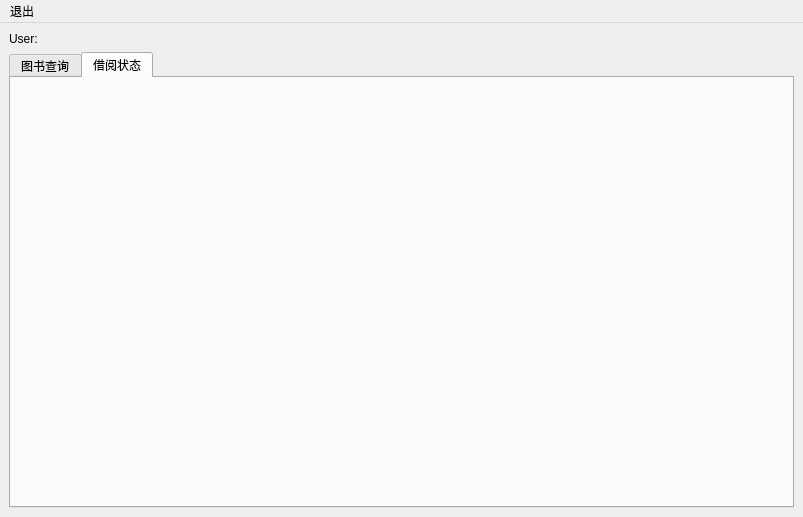
<?xml version="1.0" encoding="UTF-8"?>
<ui version="4.0">
 <class>UserMainWindow</class>
 <widget class="QMainWindow" name="UserMainWindow">
  <property name="geometry">
   <rect>
    <x>0</x>
    <y>0</y>
    <width>803</width>
    <height>517</height>
   </rect>
  </property>
  <property name="windowTitle">
   <string>普通用户</string>
  </property>
  <widget class="QWidget" name="centralwidget">
   <layout class="QGridLayout" name="gridLayout">
    <item row="0" column="0">
     <widget class="QLabel" name="userLabel">
      <property name="text">
       <string>User:</string>
      </property>
     </widget>
    </item>
    <item row="1" column="0">
     <widget class="QTabWidget" name="tabWidget">
      <property name="currentIndex">
       <number>1</number>
      </property>
      <widget class="BookQueryWidget" name="bookQueryTab">
       <attribute name="title">
        <string>图书查询</string>
       </attribute>
      </widget>
      <widget class="userLoanWidget" name="loanTab">
       <attribute name="title">
        <string>借阅状态</string>
       </attribute>
      </widget>
     </widget>
    </item>
   </layout>
  </widget>
  <widget class="QMenuBar" name="menubar">
   <property name="geometry">
    <rect>
     <x>0</x>
     <y>0</y>
     <width>803</width>
     <height>26</height>
    </rect>
   </property>
   <widget class="QMenu" name="menu">
    <property name="title">
     <string>退出</string>
    </property>
    <addaction name="exitAction"/>
   </widget>
   <addaction name="menu"/>
  </widget>
  <action name="exitAction">
   <property name="text">
    <string>退出</string>
   </property>
  </action>
 </widget>
 <customwidgets>
  <customwidget>
   <class>BookQueryWidget</class>
   <extends>QWidget</extends>
   <header location="global">bookquerywidget.h</header>
   <container>1</container>
  </customwidget>
  <customwidget>
   <class>userLoanWidget</class>
   <extends>QWidget</extends>
   <header location="global">userloanwidget.h</header>
   <container>1</container>
  </customwidget>
 </customwidgets>
 <resources/>
 <connections/>
</ui>
